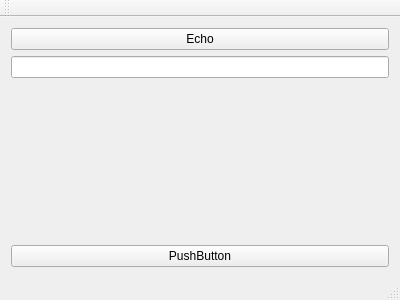
<?xml version="1.0" encoding="UTF-8"?>
<ui version="4.0">
 <class>MainWindow</class>
 <widget class="QMainWindow" name="MainWindow">
  <property name="geometry">
   <rect>
    <x>0</x>
    <y>0</y>
    <width>400</width>
    <height>300</height>
   </rect>
  </property>
  <property name="windowTitle">
   <string>MainWindow</string>
  </property>
  <widget class="QWidget" name="centralWidget">
   <layout class="QVBoxLayout" name="verticalLayout">
    <item>
     <widget class="QPushButton" name="pushButton_2">
      <property name="text">
       <string>Echo</string>
      </property>
      <property name="checkable">
       <bool>true</bool>
      </property>
     </widget>
    </item>
    <item>
     <widget class="QLineEdit" name="lineEdit">
      <property name="echoMode">
       <enum>QLineEdit::Password</enum>
      </property>
     </widget>
    </item>
    <item>
     <widget class="PasswordLineEdit" name="widget" native="true"/>
    </item>
    <item>
     <widget class="QPushButton" name="pushButton">
      <property name="text">
       <string>PushButton</string>
      </property>
     </widget>
    </item>
   </layout>
  </widget>
  <widget class="QMenuBar" name="menuBar">
   <property name="geometry">
    <rect>
     <x>0</x>
     <y>0</y>
     <width>400</width>
     <height>22</height>
    </rect>
   </property>
  </widget>
  <widget class="QToolBar" name="mainToolBar">
   <attribute name="toolBarArea">
    <enum>TopToolBarArea</enum>
   </attribute>
   <attribute name="toolBarBreak">
    <bool>false</bool>
   </attribute>
  </widget>
  <widget class="QStatusBar" name="statusBar"/>
 </widget>
 <layoutdefault spacing="6" margin="11"/>
 <customwidgets>
  <customwidget>
   <class>PasswordLineEdit</class>
   <extends>QWidget</extends>
   <header>PasswordLineEdit.h</header>
   <container>1</container>
  </customwidget>
 </customwidgets>
 <resources/>
 <connections/>
</ui>
